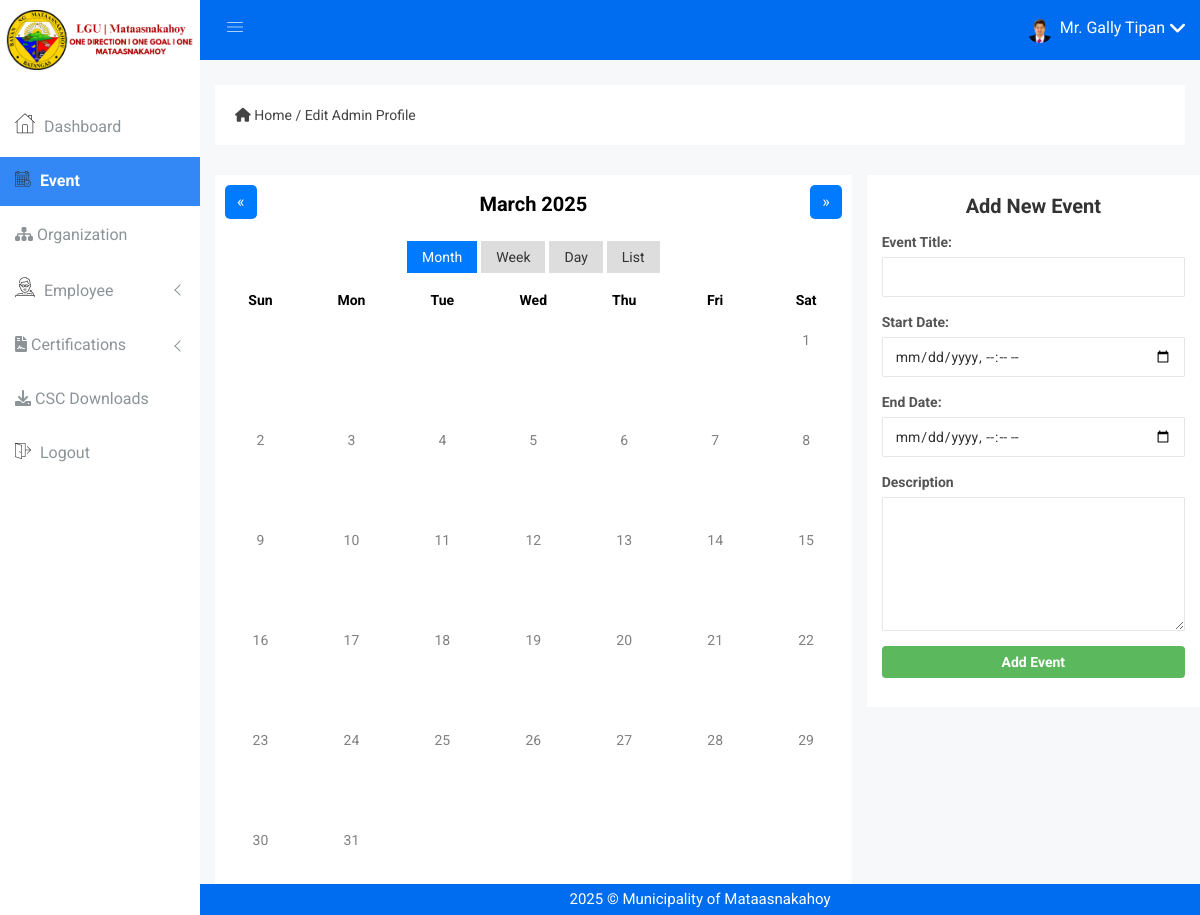
Before: /events.php (signed in) with the older database file.
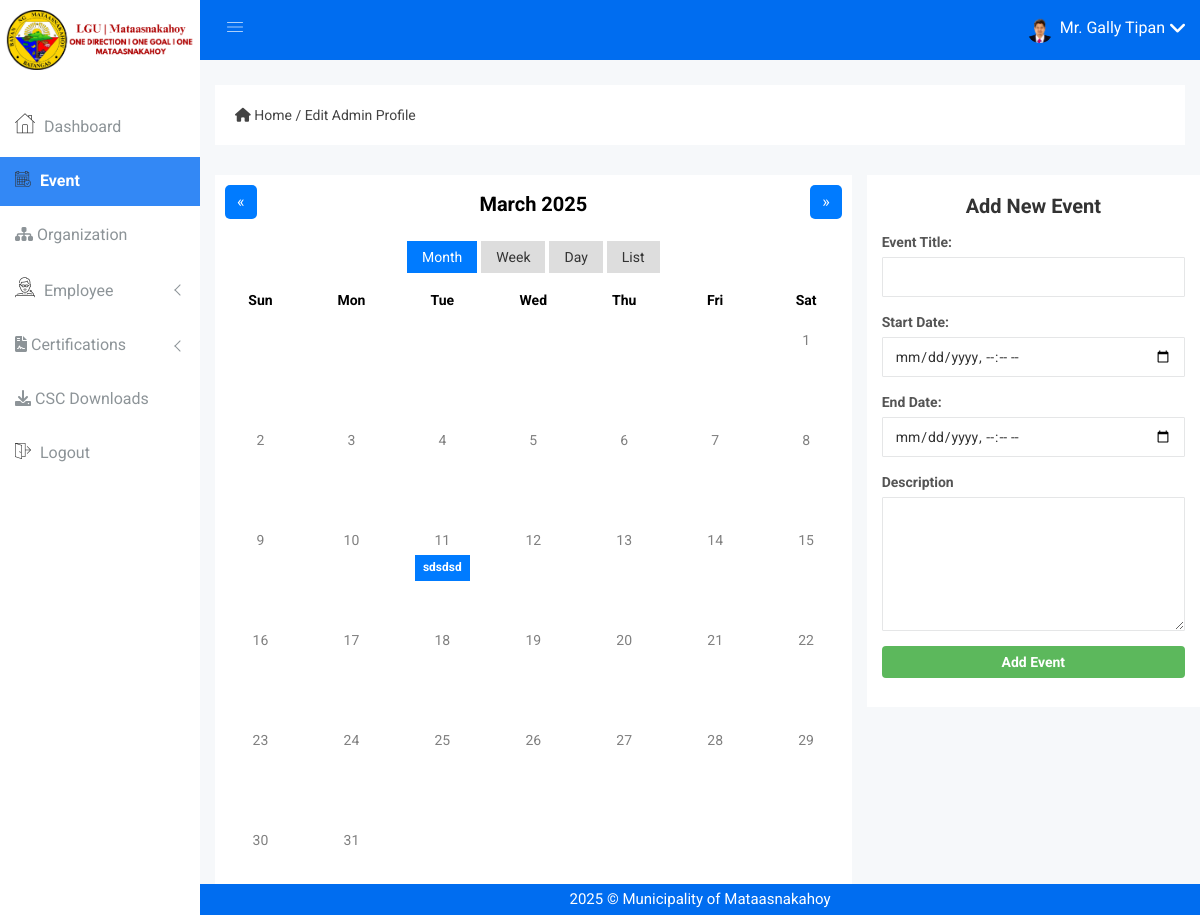
After: the same page with the newer database file.
### tables this page shows
CREATE TABLE IF NOT EXISTS `events` (
  `id` int NOT NULL AUTO_INCREMENT,
  `title` varchar(255) NOT NULL,
  `start_date` datetime NOT NULL,
  `end_date` datetime NOT NULL,
  `description` text,
  PRIMARY KEY (`id`)
);

### events.php (the view, shortened to what the changed rows need)
<?php
include "dbcon.php";
class Calendar
{
    private $active_year, $active_month, $active_day;
    private $events = [];
    public function __construct($date = null, $con)
    {
        $this->active_year = $date ? date('Y', strtotime($date)) : date('Y');
        $this->active_month = $date ? date('m', strtotime($date)) : date('m');
        $this->loadEventsFromDB($con);
    }
    private function loadEventsFromDB($con)
    {
        $sql = "SELECT title, start_date, end_date FROM events";
        $result = $con->query($sql);
        while ($row = $result->fetch_assoc()) {
            $this->events[] = [$row['title'], $row['start_date'], 1, ''];
        }
    }
    public function __toString()
    {
        $num_days = date('t', strtotime($this->active_year . '-' . $this->active_month . '-1'));
        $days = ['Sun', 'Mon', 'Tue', 'Wed', 'Thu', 'Fri', 'Sat'];
        $first_day_of_week = array_search(date('D', strtotime($this->active_year . '-' . $this->active_month . '-1')), $days);
        $prev_month = date('Y-m', strtotime($this->active_year . '-' . $this->active_month . ' -1 month'));
        $next_month = date('Y-m', strtotime($this->active_year . '-' . $this->active_month . ' +1 month'));
        $html = '<div class="calendar-container">';
        $html .= '<div class="calendar">';
        $html .= '<div class="header">';
        $html .= '<button onclick="navigateCalendar(\'' . $prev_month . '\')" class="nav-btn">&laquo;</button>';
        $html .= '<div class="month-year">' . date('F Y', strtotime($this->active_year . '-' . $this->active_month . '-1')) . '</div>';
        $html .= '<button onclick="navigateCalendar(\'' . $next_month . '\')" class="nav-btn">&raquo;</button>';
        $html .= '</div>';
        $html .= '<div class="view-options">';
        $html .= '<button class="view-btn active" onclick="changeView(\'month\')">Month</button>';
        $html .= '<button class="view-btn" onclick="changeView(\'week\')">Week</button>';
        $html .= '<button class="view-btn" onclick="changeView(\'day\')">Day</button>';
        $html .= '<button class="view-btn" onclick="changeView(\'list\')">List</button>';
        $html .= '</div>';
        $html .= '<div class="days">';
        foreach ($days as $day) {
            $html .= '<div class="day_name">' . $day . '</div>';
        }
        for ($i = 0; $i < $first_day_of_week; $i++) {
            $html .= '<div class="day_num ignore"></div>';
        }
        for ($i = 1; $i <= $num_days; $i++) {
            $html .= '<div class="day_num"><span>' . $i . '</span>';
            foreach ($this->events as $event) {
                if (date('Y-m-d', strtotime($this->active_year . '-' . $this->active_month . '-' . $i)) == date('Y-m-d', strtotime($event[1]))) {
                    $event_classes = ['blue', 'green', 'orange', 'red', 'purple'];
                    $random_color = $event_classes[array_rand($event_classes)];
                    $html .= '<div class="event ' . $random_color . '">' . $event[0] . '</div>';
                }
            }
            $html .= '</div>';
        }
        $html .= '</div>';
        $html .= '</div>';
        $html .= '</div>';
        return $html;
    }
}
$calendar = new Calendar(null, $con);
?>
<head>
    <link rel="stylesheet" href="css/bootstrap.min.css" />
    <link rel="stylesheet" href="css/font-awesome.min.css" />
    <link rel="stylesheet" href="css/owl.carousel.css" />
    <link rel="stylesheet" href="css/owl.theme.css" />
    <link rel="stylesheet" href="css/owl.transitions.css" />
    <link rel="stylesheet" href="css/animate.css" />
    <link rel="stylesheet" href="css/normalize.css" />
    <link rel="stylesheet" href="css/meanmenu.min.css" />
    <link rel="stylesheet" href="css/main.css" />
    <link rel="stylesheet" href="css/educate-custon-icon.css" />
    <link rel="stylesheet" href="css/morrisjs/morris.css" />
    <link rel="stylesheet" href="css/scrollbar/jquery.mCustomScrollbar.min.css" />
    <link rel="stylesheet" href="css/metisMenu/metisMenu.min.css" />
    <link rel="stylesheet" href="css/metisMenu/metisMenu-vertical.css" />
    <link rel="stylesheet" href="style.css" />
    <link rel="stylesheet" href="css/responsive.css" />
    <link href="https://cdn.jsdelivr.net/npm/sweetalert2@11.12.3/dist/sweetalert2.min.css" rel="stylesheet">
</head>
<body>
    <?php include 'includes/header.php'; ?>
                                                    <link rel="stylesheet"
                                                        href="https://cdnjs.cloudflare.com/ajax/libs/font-awesome/6.0.0-beta3/css/all.min.css">
    <div class="calendar-area">
        <div class="container-fluid">
            <div class="row">
                <div class="col-lg-8 col-md-8 col-sm-8 col-xs-12">
                    <div class="calendar-container">
                        <?php echo $calendar; ?>
                    </div>
                </div>
            </div>
        </div>
    </div>
    <?php include 'includes/footer.php'; ?>

Changed rows visible on the page:
added events: title "sdsdsd"
